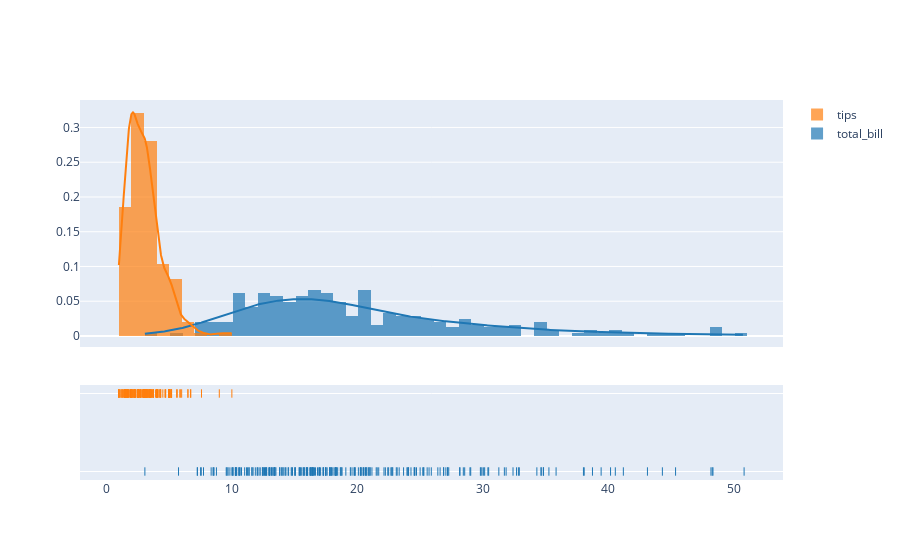

The notebook cell saved with this chart:
### Code cell
ff.create_distplot([tips.total_bill.to_list(),tips.tip.to_list()],['total_bill','tips'])

### Figure 1 — Plotly figure (JSON) as saved in the notebook; plotly's stock layout.template omitted (floating-point values rounded to 4 significant figures; data arrays with more than 128 entries replaced by an {"elided": "..."} marker saying what was removed)
{"data": [{"autobinx": false, "histnorm": "probability density", "legendgroup": "total_bill", "marker": {"color": "rgb(31, 119, 180)"}, "name": "total_bill", "opacity": 0.7, "type": "histogram", "x": {"elided": "244 float values"}, "xaxis": "x", "xbins": {"end": 50.81, "size": 1, "start": 3.07}, "yaxis": "y"}, {"autobinx": false, "histnorm": "probability density", "legendgroup": "tips", "marker": {"color": "rgb(255, 127, 14)"}, "name": "tips", "opacity": 0.7, "type": "histogram", "x": {"elided": "244 float values"}, "xaxis": "x", "xbins": {"end": 10, "size": 1, "start": 1}, "yaxis": "y"}, {"legendgroup": "total_bill", "marker": {"color": "rgb(31, 119, 180)"}, "mode": "lines", "name": "total_bill", "showlegend": false, "type": "scatter", "x": {"elided": "500 float values"}, "xaxis": "x", "y": {"elided": "500 float values"}, "yaxis": "y"}, {"legendgroup": "tips", "marker": {"color": "rgb(255, 127, 14)"}, "mode": "lines", "name": "tips", "showlegend": false, "type": "scatter", "x": {"elided": "500 float values"}, "xaxis": "x", "y": {"elided": "500 float values"}, "yaxis": "y"}, {"legendgroup": "total_bill", "marker": {"color": "rgb(31, 119, 180)", "symbol": "line-ns-open"}, "mode": "markers", "name": "total_bill", "showlegend": false, "type": "scatter", "x": {"elided": "244 float values"}, "xaxis": "x", "y": {"elided": "244 str values"}, "yaxis": "y2"}, {"legendgroup": "tips", "marker": {"color": "rgb(255, 127, 14)", "symbol": "line-ns-open"}, "mode": "markers", "name": "tips", "showlegend": false, "type": "scatter", "x": {"elided": "244 float values"}, "xaxis": "x", "y": {"elided": "244 str values"}, "yaxis": "y2"}], "layout": {"barmode": "overlay", "hovermode": "closest", "legend": {"traceorder": "reversed"}, "xaxis": {"anchor": "y2", "domain": [0, 1], "zeroline": false}, "yaxis": {"anchor": "free", "domain": [0.35, 1], "position": 0}, "yaxis2": {"anchor": "x", "domain": [0, 0.25], "dtick": 1, "showticklabels": false}}}
